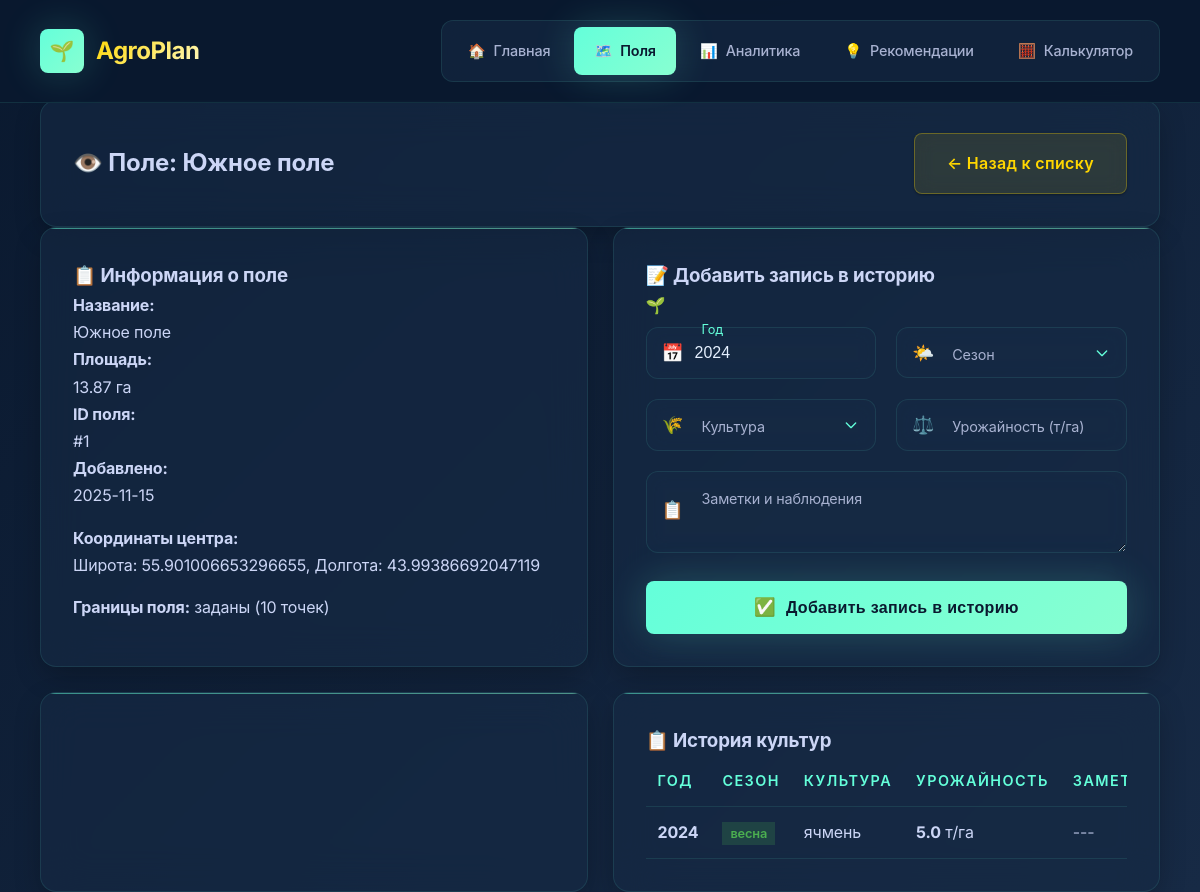
The app's page /fields/1 with its own data.
### tables this page shows
CREATE TABLE fields (
            id INTEGER PRIMARY KEY AUTOINCREMENT,
            name TEXT NOT NULL,
            area REAL,
            latitude REAL,
            longitude REAL,
            polygon_coords TEXT,
            center_lat REAL,
            center_lng REAL,
            bounding_box TEXT,
            soil_type TEXT,
            climate_zone TEXT,
            created_at TIMESTAMP DEFAULT CURRENT_TIMESTAMP,
            updated_at TIMESTAMP DEFAULT CURRENT_TIMESTAMP
        );

CREATE TABLE crop_history (
            id INTEGER PRIMARY KEY AUTOINCREMENT,
            field_id INTEGER,
            year INTEGER,
            season TEXT DEFAULT 'весна',
            crop TEXT,
            yield_amount REAL,
            notes TEXT,
            created_at TIMESTAMP DEFAULT CURRENT_TIMESTAMP,
            FOREIGN KEY (field_id) REFERENCES fields (id)
        );

### app.py (the view)
@app.get("/fields/{field_id}", response_class=HTMLResponse)
async def read_field(request: Request, field_id: int):
    field = database.db.get_field(field_id)
    if not field:
        raise HTTPException(status_code=404, detail="Поле не найдено")
    polygon_data = None
    if field.get('polygon_coords'):
        try:
            polygon_data = json.loads(field['polygon_coords'])
        except:
            polygon_data = None
    history = database.db.get_field_history(field_id)
    rotation_history = []
    if history:
        for record in history:
            rotation_history.append({
                'year': record['year'],
                'season': record.get('season', 'весна'),
                'crop': record['crop']
            })
    flash_messages = get_flash_messages(request)
    return templates.TemplateResponse("field_detail.html", {
        "request": request,
        "field": field,
        "history": history,
        "polygon_data": polygon_data,
        "rotation_history": rotation_history,
        **flash_messages
    })

### templates/field_detail.html (shortened to what this page needs)
{% extends "base.html" %}
{% block content %}
<div class="card">
    <div style="display: flex; justify-content: space-between; align-items: center;">
        <h2>👁️ Поле: {{ field.name }}</h2>
        <a href="/fields" class="btn btn-secondary">← Назад к списку</a>
    </div>
</div>
<div style="display: grid; grid-template-columns: 1fr 1fr; gap: 25px;">
    <div class="card">
        <h3>📋 Информация о поле</h3>
        <div class="field-info">
            <div>
                <p><strong>Название:</strong><br>{{ field.name }}</p>
                <p><strong>Площадь:</strong><br>{{ "%.2f"|format(field.area) if field.area else '0' }} га</p>
            </div>
            <div>
                <p><strong>ID поля:</strong><br>#{{ field.id }}</p>
                <p><strong>Добавлено:</strong><br>{{ field.created_at[:10] }}</p>
            </div>
        </div>
        {% if field.latitude and field.longitude %}
        <div style="margin-top: 15px;">
            <p><strong>Координаты центра:</strong></p>
            <p>Широта: {{ field.latitude }}, Долгота: {{ field.longitude }}</p>
        </div>
        {% endif %}
        {% if polygon_data %}
        <div style="margin-top: 15px;">
            <p><strong>Границы поля:</strong> заданы ({{ polygon_data|length }} точек)</p>
        </div>
        {% endif %}
    </div>
<div class="card">
    <div class="card-header">
        <h3>📝 Добавить запись в историю</h3>
        <div class="header-icon">🌱</div>
    </div>
    <form method="post" action="/fields/{{ field.id }}/history" class="history-form">
        <div class="form-grid">
            <div class="form-group floating">
                <input type="number" id="year" name="year" min="2000" max="2030" value="2024" required>
                <label for="year">Год</label>
                <div class="input-icon">📅</div>
            </div>
            <div class="form-group floating">
                <select id="season" name="season" required>
                    <option value=""></option>
                    <option value="весна">Весна</option>
                </select>
                <label for="season">Сезон</label>
                <div class="input-icon">🌤️</div>
            </div>
            <div class="form-group floating">
                <input type="text" id="crop" name="crop" required list="crops" placeholder=" ">
                <label for="crop">Культура</label>
                <div class="input-icon">🌾</div>
            </div>
            <div class="form-group floating">
                <input type="number" id="yield_amount" name="yield_amount" step="0.1" min="0" placeholder=" ">
                <label for="yield_amount">Урожайность (т/га)</label>
                <div class="input-icon">⚖️</div>
            </div>
        </div>
        <div class="form-group floating textarea-group">
            <textarea id="notes" name="notes" rows="2" placeholder=" "></textarea>
            <label for="notes">Заметки и наблюдения</label>
            <div class="input-icon">📋</div>
        </div>
        <button type="submit" class="btn btn-primary btn-full btn-icon">
            <span class="btn-icon">✅</span>
            Добавить запись в историю
        </button>
    </form>
</div>
<div class="card">
</div>
<div class="card">
    <h3>📋 История культур</h3>
    {% if history %}
    <div class="history-table">
        <table>
            <thead>
                <tr>
                    <th>Год</th>
                    <th>Сезон</th>
                    <th>Культура</th>
                    <th>Урожайность</th>
                    <th>Заметки</th>
                </tr>
            </thead>
            <tbody>
                {% for record in history %}
                <tr>
                    <td><strong>{{ record.year }}</strong></td>
                    <td>
                        <span class="season-badge season-{{ record.season }}">
                            {{ record.season }}
                        </span>
                    </td>
                    <td>{{ record.crop }}</td>
                    <td>
                        {% if record.yield_amount %}
                        <strong>{{ "%.1f"|format(record.yield_amount) }}</strong> т/га
                        {% else %}
                        <span style="color: var(--light-slate);">---</span>
                        {% endif %}
                    </td>
                    <td>
                        {% if record.notes %}
                        <span title="{{ record.notes }}">📝</span>
                        {% else %}
                        <span style="color: var(--light-slate);">---</span>
                        {% endif %}
                    </td>
                </tr>
                {% endfor %}
            </tbody>
        </table>
    </div>
    {% else %}
    <div style="text-align: center; padding: 40px; color: var(--light-slate);">
        <div style="font-size: 3rem; margin-bottom: 15px;">📝</div>
        <p>Для этого поля пока нет записей истории.</p>
        <p>Добавьте первую запись используя форму выше.</p>
    </div>
    {% endif %}
</div>
{% endblock %}

### static/css/style.css (style rules this page uses)
:root { --deep-navy: #0a192f; --dark-slate: #172a45; --light-slate: #a8b2d1; --lightest-slate: #ccd6f6; --white: #e6f1ff; --emerald: #64ffda; --gold: #ffd700; --gold-light: #fff9c4; --gradient-premium: linear-gradient(135deg, var(--deep-navy) 0%, var(--dark-slate) 100%); --gradient-gold: linear-gradient(135deg, var(--gold) 0%, var(--gold-light) 100%); --gradient-emerald: linear-gradient(135deg, var(--emerald) 0%, #88ffd1 100%); --gradient-overlay: linear-gradient(135deg, rgba(100, 255, 218, 0.1) 0%, rgba(255, 215, 0, 0.05) 100%); --shadow-subtle: 0 1px 3px rgba(0, 0, 0, 0.12), 0 1px 2px rgba(0, 0, 0, 0.24); --shadow-elegant: 0 10px 30px -5px rgba(0, 0, 0, 0.3); --shadow-luxury: 0 25px 50px -12px rgba(0, 0, 0, 0.5); --shadow-gold: 0 0 40px rgba(255, 215, 0, 0.2); --shadow-emerald: 0 0 40px rgba(100, 255, 218, 0.2); --ease-smooth: cubic-bezier(0.645, 0.045, 0.355, 1); --ease-bounce: cubic-bezier(0.68, -0.55, 0.265, 1.55); --radius-sm: 4px; --radius-md: 8px; --radius-lg: 12px; --radius-xl: 16px; --radius-2xl: 20px; --radius-3xl: 24px; }
* { margin: 0; padding: 0; box-sizing: border-box; }
body { font-family: 'Inter', -apple-system, BlinkMacSystemFont, 'Segoe UI', sans-serif; line-height: 1.7; color: var(--lightest-slate); background: var(--gradient-premium); min-height: 100vh; overflow-x: hidden; font-weight: 400; letter-spacing: -0.01em; }
.btn { display: inline-flex; align-items: center; gap: 12px; padding: 16px 32px; border: none; border-radius: var(--radius-md); font-weight: 600; text-decoration: none; transition: all 0.4s var(--ease-smooth); cursor: pointer; position: relative; overflow: hidden; font-size: 1rem; backdrop-filter: blur(10px); letter-spacing: 0.02em; }
.btn::before { content: ''; position: absolute; top: 0; left: -100%; width: 100%; height: 100%; background: linear-gradient(90deg, transparent, rgba(255,255,255,0.2), transparent); transition: left 0.6s var(--ease-smooth); }
.btn-primary { background: var(--gradient-emerald); color: var(--deep-navy); box-shadow: var(--shadow-emerald); }
.btn-secondary { background: rgba(255, 215, 0, 0.1); color: var(--gold); border: 1px solid rgba(255, 215, 0, 0.3); box-shadow: var(--shadow-subtle); }
.card { background: rgba(23, 42, 69, 0.6); backdrop-filter: blur(20px); border: 1px solid rgba(100, 255, 218, 0.1); border-radius: var(--radius-xl); padding: 32px; box-shadow: var(--shadow-elegant); transition: all 0.4s var(--ease-smooth); position: relative; overflow: hidden; }
.card::before { content: ''; position: absolute; top: 0; left: 0; right: 0; height: 1px; background: var(--gradient-emerald); opacity: 0.5; }
.form-group { margin-bottom: 32px; }

### records on screen
fields: name "Южное поле", area "13.87", id "1", created_at "2025-11-15", latitude "55.901006653296655", longitude "43.99386692047119"
crop_history: year "2024", season "весна", crop "ячмень", yield_amount "5.0"

### other values on screen
{{ polygon_data|length }} "10"
